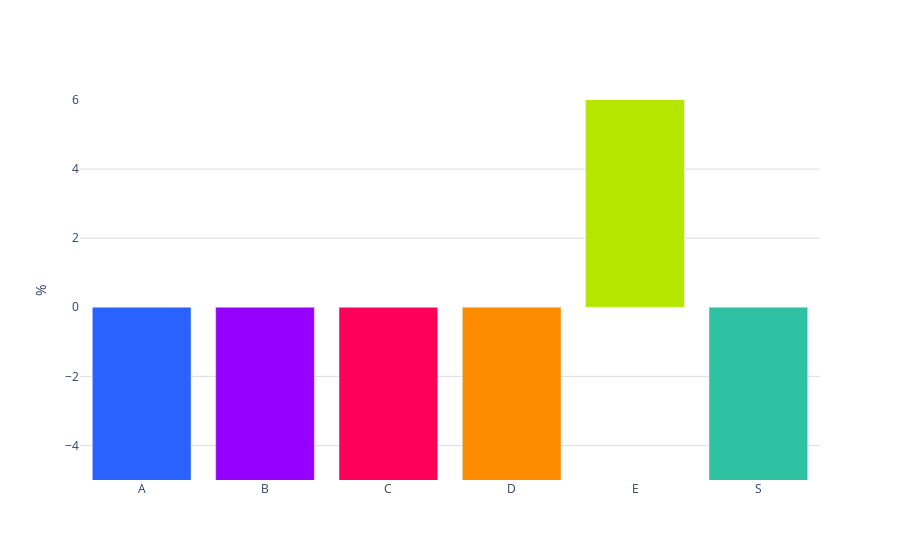

Notebook cell for this chart:
### Code cell
colores = ['#2962ff', '#9500ff', '#ff0059', '#ff8c00', '#b4e600', '#2EC2A2','#E50CB6']
fig = go.Figure()
fig.add_trace(go.Bar(
    x=suma_por_letra_segmento['letra_segmento'],
    y=suma_por_letra_segmento['cambio_porcentual'],
    base=0,
    marker_color=[colores[i % len(colores)] for i in range(len(suma_por_letra_segmento))],  # Usar los colores definidos
    text=suma_por_letra_segmento['cambio_porcentual'],  # Usar los porcentajes como texto
    textposition='outside',  # Mostrar el texto dentro de las barras
    texttemplate='%{text}%',  # Formato del texto
    hoverinfo='none',  # No mostrar información al pasar el cursor
))
fig.update_yaxes(range=[-5, 6])
fig.update_layout(
    #title='Variación Trimestral de % (2022-2023)',
    #xaxis_title='Segmentos',
    yaxis_title='%',
    yaxis=dict(gridcolor='#dddcda'),
    plot_bgcolor='rgba(0,0,0,0)',#margin=dict(l=10, r=10, t=10, b=10),  # Ajusta los márgenes (left, right, top, bottom)        
)
# Exportar gráfica como archivo HTML
def guardar_grafico_como_html(fig, nombre_archivo, carpeta='graficas'):
    # Crear la carpeta si no existe
    if not os.path.exists(carpeta):
        os.makedirs(carpeta)
    
    # Gráfica como archivo HTML en la carpeta especificada
    pio.write_html(fig, f'{carpeta}/{nombre_archivo}.html')

guardar_grafico_como_html(fig, 'g_bar_tendencia_precio_X_segmento_PUEB', carpeta='graficas')

fig.show()

### Figure 1 — Plotly figure (JSON) as saved in the notebook; plotly's stock layout.template omitted (floating-point values rounded to 4 significant figures)
{"data": [{"base": 0, "hoverinfo": "none", "marker": {"color": ["#2962ff", "#9500ff", "#ff0059", "#ff8c00", "#b4e600", "#2EC2A2"]}, "text": [-102.7, -101.5, -84.48, -94.3, 3572.0, -95.04], "textposition": "outside", "texttemplate": "%{text}%", "type": "bar", "x": ["A", "B", "C", "D", "E", "S"], "y": [-102.7, -101.5, -84.48, -94.3, 3572.0, -95.04]}], "layout": {"plot_bgcolor": "rgba(0,0,0,0)", "yaxis": {"gridcolor": "#dddcda", "range": [-5, 6], "title": {"text": "%"}}}}
